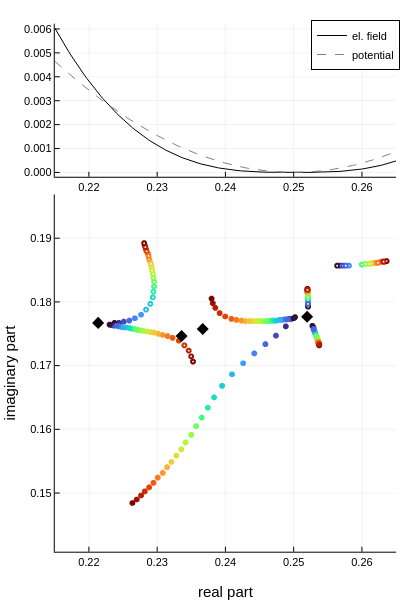

Source (notebook cell):
### Markdown cell above
### variant 2

### Code cell
let
    saddlesTup = vcat(values(saddlesdict)...)
    beam = BeamBETC(Intensity1=Intensity1, 
        Intensity2=1*Intensity1,
        lambda=lambda, r=1, s=2,epsilon=0,
        phi=π/2)
    ti_domain = ComplexDomain(0.15,0.3,0.0,0.3)*TCycle(beam);
     tr_domain = ComplexDomain(0.15,1.3,-0.35,0.35)*TCycle(beam); 
    TC = TCycle(beam)
    timin = 0.215#real(ti_domain.min)/TC
    timax = 0.265 #real(ti_domain.max)/TC    
    
    b = beam 
    
    plt_ti = plot(legend = false, xlabel = "real part", ylabel = "imaginary part")

    for tup in saddlesTup
        s = tup[1]
        relevant = tup[2]
        
        col = harmonic_color(real(s.q), [real(tup[1].q) for tup in saddlesTup])
        spmarker = (:o,2, relevant ? col : :white,stroke(2,col))
        
        ### travel time
        scatter!(plt_ti,reim(s.ti)./TCycle(b), aspectratio = 1., marker = spmarker, label = false)
    end
    
    thcs = find_thcs_sobol(beam, Ip, ti_domain, tr_domain)
    filter!(x -> (0 < real(x.qhc) < 45) && (real(x.trhc-x.tihc) < TCycle(beam)), thcs)    
  
    
    thcmarker = (:diamond,3,:black,stroke(3,:black))
    for thc in thcs
        scatter!(plt_ti,reim(thc.tihc)./TCycle(b), aspectratio = 1., marker = thcmarker, label = "")
    end 

    plot!(plt_ti, xlims=(timin,timax), legend = false)

    
	#### plot vector potential (A) and electric field (E) as well
	times = range(timin, stop=timax, length = 150)
    
	amplA = field_amplitude.( A(beam).(times.*TC) )
	amplA .= amplA #./maximum(amplA)

	plt_field = plot(times,amplA, linestyle = :solid, linecolor = :black, label = "el. field")

	amplE = field_amplitude.( E(beam).(times.*TC) ) #[p[1]^2 + p[2]^2 for p in fieldA]
	amplE .= amplE# ./maximum(amplE)

	plot!(plt_field, times,amplE, linecolor = :grey, linestyle = :dash, label = "potential")    
    plot!(plt_field, xlims=(timin,timax) )
    
    
    return plot(plt_field, plt_ti, layout = grid(2,1, heights = [0.3,0.7]), size = (400,600), legend = true)
end
